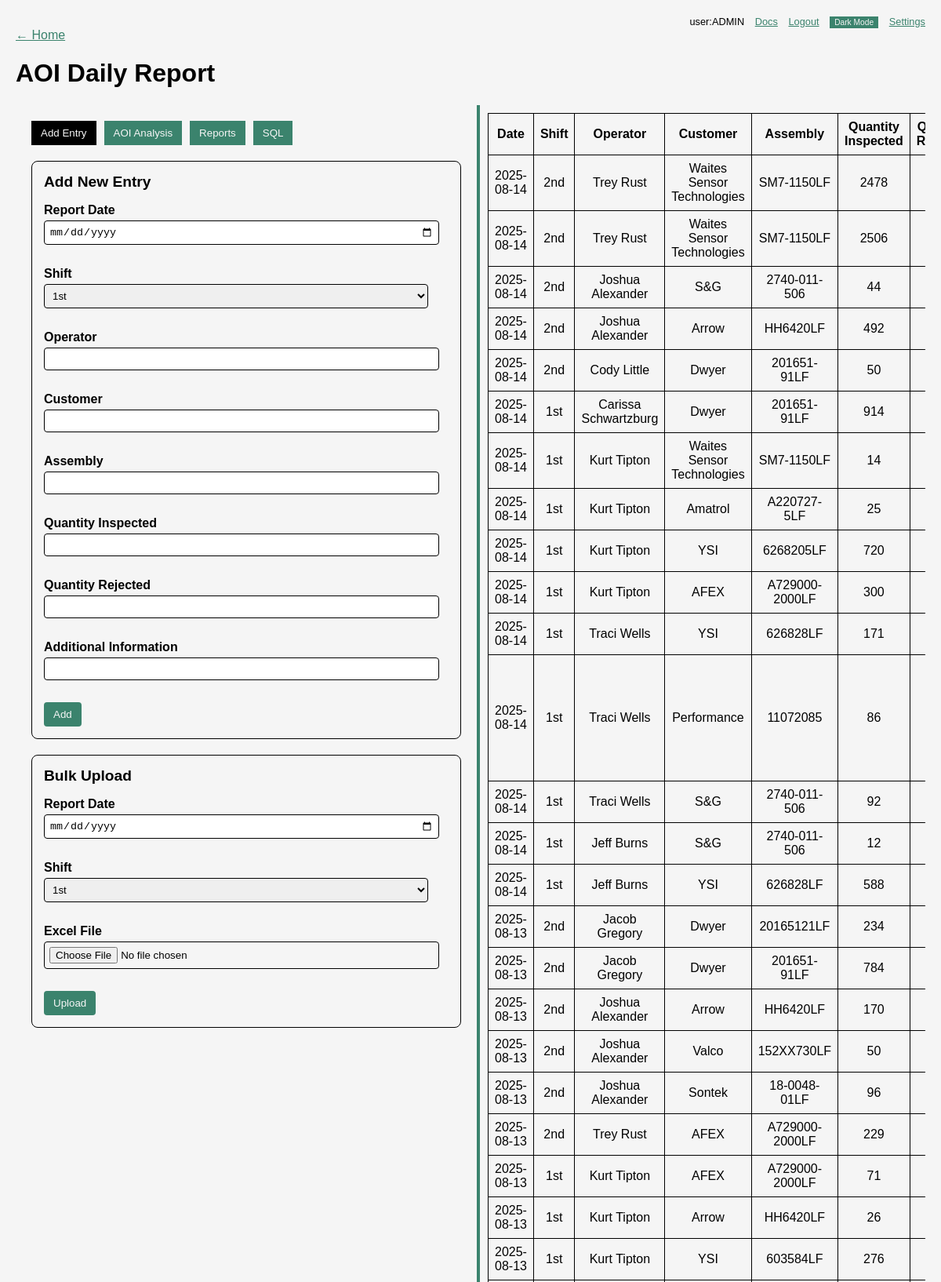
/aoi (signed in, upper part), run on the app's committed database.
### tables this page shows
CREATE TABLE users (
            id INTEGER PRIMARY KEY AUTOINCREMENT,
            username TEXT UNIQUE,
            password TEXT,
            part_markings INTEGER DEFAULT 0,
            aoi INTEGER DEFAULT 0,
            analysis INTEGER DEFAULT 0,
            dashboard INTEGER DEFAULT 0,
            is_admin INTEGER DEFAULT 0
        , c_suite INTEGER DEFAULT 0, reports INTEGER DEFAULT 0);

CREATE TABLE aoi_reports (
            id INTEGER PRIMARY KEY AUTOINCREMENT,
            report_date TEXT,
            shift TEXT,
            operator TEXT,
            customer TEXT,
            assembly TEXT,
            qty_inspected INTEGER,
            qty_rejected INTEGER,
            additional_info TEXT
        );

### run.py (the view, shortened to what this page needs)
@app.route('/aoi', methods=['GET', 'POST'])
@login_required
def aoi_report():
    conn = get_db()
    start = request.args.get('start')
    end = request.args.get('end')
    customer = request.args.get('customer')
    shift_filter = request.args.get('shift')
    operator_filter = request.args.get('operator')
    assembly_filter = request.args.get('assembly')
    where = 'WHERE 1=1'
    params = []
    if start:
        where += ' AND report_date >= ?'
        params.append(start)
    if end:
        where += ' AND report_date <= ?'
        params.append(end)
    if customer:
        where += ' AND customer = ?'
        params.append(customer)
    if shift_filter:
        where += ' AND shift = ?'
        params.append(shift_filter)
    if operator_filter:
        where += ' AND operator = ?'
        params.append(operator_filter)
    if assembly_filter:
        where += ' AND assembly = ?'
        params.append(assembly_filter)
    rows = conn.execute(
        f'SELECT * FROM aoi_reports {where} ORDER BY report_date DESC, id DESC',
        params,
    ).fetchall()
    op_rows = conn.execute(
        f'SELECT operator, SUM(qty_inspected) AS inspected, SUM(qty_rejected) AS rejected '
        f'FROM aoi_reports {where} GROUP BY operator ORDER BY inspected DESC',
        params,
    ).fetchall()
    asm_rows = conn.execute(
        f'SELECT assembly, SUM(qty_inspected) AS inspected, SUM(qty_rejected) AS rejected '
        f'FROM aoi_reports {where} GROUP BY assembly ORDER BY inspected DESC',
        params,
    ).fetchall()
    shift_rows = conn.execute(
        f'SELECT report_date, shift, SUM(qty_inspected) AS inspected, '
        f'SUM(qty_rejected) AS rejected FROM aoi_reports {where} '
        f'GROUP BY report_date, shift ORDER BY report_date, shift',
        params,
    ).fetchall()
    cust_rows = conn.execute(
        f'SELECT customer, SUM(qty_rejected)*1.0/SUM(qty_inspected) AS rate '
        f'FROM aoi_reports {where} GROUP BY customer ORDER BY customer',
        params,
    ).fetchall()
    yield_rows = conn.execute(
        f'SELECT report_date, 1 - SUM(qty_rejected)*1.0/SUM(qty_inspected) AS yield '
        f'FROM aoi_reports {where} GROUP BY report_date ORDER BY report_date',
        params,
    ).fetchall()
    customer_opts = [r['customer'] for r in conn.execute('SELECT DISTINCT customer FROM aoi_reports ORDER BY customer').fetchall()]
    shift_opts = [r['shift'] for r in conn.execute('SELECT DISTINCT shift FROM aoi_reports ORDER BY shift').fetchall()]
    operator_opts = [r['operator'] for r in conn.execute('SELECT DISTINCT operator FROM aoi_reports ORDER BY operator').fetchall()]
    assembly_opts = [r['assembly'] for r in conn.execute('SELECT DISTINCT assembly FROM aoi_reports ORDER BY assembly').fetchall()]
    conn.close()
    operators = []
    for r in op_rows:
        inspected = r['inspected'] or 0
        rejected = r['rejected'] or 0
        yield_rate = 1 - (rejected / inspected) if inspected else 0
        operators.append({
            'operator': r['operator'],
            'inspected': inspected,
            'rejected': rejected,
            'yield': yield_rate,
        })
    assemblies = []
    for r in asm_rows:
        inspected = r['inspected'] or 0
        rejected = r['rejected'] or 0
        yield_rate = 1 - (rejected / inspected) if inspected else 0
        assemblies.append({
            'assembly': r['assembly'],
            'inspected': inspected,
            'rejected': rejected,
            'yield': yield_rate,
        })
    shift_totals = [
        {
            'report_date': r['report_date'],
            'shift': r['shift'],
            'inspected': r['inspected'] or 0,
            'rejected': r['rejected'] or 0,
        }
        for r in shift_rows
    ]
    customer_rates = [
        {
            'customer': r['customer'],
            'rate': r['rate'] or 0,
        }
        for r in cust_rows
    ]
    yield_series = [
        {
            'report_date': r['report_date'],
            'yield': r['yield'] or 0,
        }
        for r in yield_rows
    ]
    return render_template(
        'aoi.html',
        records=rows,
        operators=operators,
        assemblies=assemblies,
        shift_totals=shift_totals,
        customer_rates=customer_rates,
        yield_series=yield_series,
        customers=customer_opts,
        shifts=shift_opts,
        operator_opts=operator_opts,
        assembly_opts=assembly_opts,
        start=start,
        end=end,
        selected_customer=customer,
        selected_shift=shift_filter,
        selected_operator=operator_filter,
        selected_assembly=assembly_filter,
    )

### run.py (called while the page is built, shortened)
def get_db():
    conn = sqlite3.connect(DATABASE)
    conn.row_factory = sqlite3.Row
    return conn

def login_required(f):
    @wraps(f)
    def decorated(*args, **kwargs):
        if not session.get('user'):
            return redirect(url_for('login'))
        return f(*args, **kwargs)
    return decorated

@app.context_processor
def inject_globals():
    user = session.get('user')
    perms = {}
    is_admin = False
    if user:
        conn = get_db()
        row = conn.execute(
            'SELECT part_markings, aoi, analysis, dashboard, reports, is_admin, c_suite FROM users WHERE username = ?',
            (user,),
        ).fetchone()
        conn.close()
        if row:
            is_admin = bool(row['is_admin'] or row['c_suite'])
            if is_admin:
                perms = {
                    'part_markings': True,
                    'aoi': True,
                    'analysis': True,
                    'dashboard': True,
                    'reports': True,
                }
    return dict(current_user=user, permissions=perms, is_admin=is_admin)

### templates/aoi.html (shortened to what this page needs)
{% extends 'base.html' %}
{% block head_extra %}
  <link rel="stylesheet" href="https://cdn.datatables.net/1.13.4/css/jquery.dataTables.min.css">
{% endblock %}
{% block content %}
  <a href="/">← Home</a>
  <h1>AOI Daily Report</h1>
  <div id="container">
    <div id="aoi-actions">
      <nav class="tab-nav">
        <button class="tab-link active" data-tab="add-entry">Add Entry</button>
        <button class="tab-link" data-tab="analysis">AOI Analysis</button>
        <button class="tab-link" data-tab="reports">Reports</button>
        <button class="tab-link" data-tab="sql">SQL</button>
      </nav>
      <div id="add-entry" class="tab-content active">
        <div class="action-panel">
          {% if is_admin or permissions['aoi'] %}
          <div class="action-card">
            <h2>Add New Entry</h2>
            <form method="post">
              <label>Report Date
                <input type="date" name="report_date" required>
              </label><br>
              <label>Shift
                <select name="shift" required>
                  <option value="1st">1st</option>
                </select>
              </label><br>
              <label>Operator
                <input type="text" name="operator" required>
              </label><br>
              <label>Customer
                <input type="text" name="customer">
              </label><br>
              <label>Assembly
                <input type="text" name="assembly">
              </label><br>
              <label>Quantity Inspected
                <input type="number" name="qty_inspected" min="0">
              </label><br>
              <label>Quantity Rejected
                <input type="number" name="qty_rejected" min="0">
              </label><br>
              <label>Additional Information
                <input type="text" name="additional_info">
              </label><br>
              <button type="submit">Add</button>
            </form>
          </div>
          <div class="action-card">
            <h2>Bulk Upload</h2>
            <form method="post" enctype="multipart/form-data">
              <label>Report Date
                <input type="date" name="report_date" required>
              </label><br>
              <label>Shift
                <select name="shift" required>
                  <option value="1st">1st</option>
                </select>
              </label><br>
              <label>Excel File
                <input type="file" name="excel_file" accept=".xls,.xlsx" required>
              </label><br>
              <button type="submit">Upload</button>
            </form>
          </div>
          {% endif %}
        </div>
      </div>
    </div>
    <div id="divider"></div>
    <div id="aoi-table">
      <table>
        <thead>
          <tr>
            <th>Date</th>
            <th>Shift</th>
            <th>Operator</th>
            <th>Customer</th>
            <th>Assembly</th>
            <th>Quantity Inspected</th>
            <th>Quantity Rejected</th>
          </tr>
        </thead>
        <tbody>
          {% for r in records %}
          <tr data-id="{{ r['id'] }}">
            <td>{{ r['report_date'] }}</td>
            <td>{{ r['shift'] }}</td>
            <td>{{ r['operator'] }}</td>
            <td>{{ r['customer'] }}</td>
            <td>{{ r['assembly'] }}</td>
            <td>{{ r['qty_inspected'] }}</td>
            <td>{{ r['qty_rejected'] }}</td>
          </tr>
          {% endfor %}
        </tbody>
      </table>
    </div>
  </div>
{% endblock %}

### templates/base.html (shortened to what this page needs)
<!doctype html>
<html lang="en">
<head>
  <link rel="stylesheet" href="/static/css/style.css">
  {% block head_extra %}{% endblock %}
</head>
<body data-admin="{{ 'true' if is_admin else 'false' }}">
  {% if current_user %}
  <div class="topbar">
    <span class="user-label">user:{{ current_user }}</span>
    <a href="{{ url_for('docs') }}">Docs</a>
    <a href="{{ url_for('logout') }}">Logout</a>
    <button id="theme-toggle" type="button">Dark Mode</button>
    {% if is_admin %}
      <a href="{{ url_for('settings') }}">Settings</a>
    {% endif %}
  </div>
  {% endif %}
  {% block content %}{% endblock %}
</body>
</html>

### static/css/style.css (style rules this page uses)
:root { --color-black: #000000; --color-white: #f5f5f5; --color-accent: #3b836d; }
body { font-family: Arial, sans-serif; margin: 20px; background: var(--color-white); color: var(--color-black); }
h1, p { color: var(--color-black); }
a { color: var(--color-accent); }
.topbar { text-align: right; color: var(--color-black); font-size: 0.8em; }
.topbar a { margin-left: 10px; color: var(--color-accent); }
.topbar button { margin-left: 10px; font-size: 0.8em; background: var(--color-accent); color: var(--color-white); border: none; padding: 2px 6px; cursor: pointer; }
#container { display:flex; height:80vh; margin-top:20px; }
#analysis-actions, #markings-actions, #aoi-actions, #stencil-actions { flex:1; padding:20px; overflow:auto; }
#divider { width:4px; background:var(--color-accent); cursor:col-resize; }
#moat-table, #markings-table, #aoi-table, #stencil-table { flex:1; padding:10px; overflow:auto; }
table { width:100%; border-collapse:collapse; }
table thead th { position: sticky; top: 0; background: var(--color-white); z-index: 1; }
.action-panel { display: flex; flex-direction: column; gap: 20px; }
.action-card { background: var(--color-white); border: 1px solid var(--color-black); border-radius: 8px; padding: 15px; }
.action-card h2 { margin-top: 0; font-size: 1.2em; }
.action-card label { display: block; margin-top: 10px; font-weight: bold; }
.action-card input[type="text"], .action-card input[type="number"], .action-card input[type="date"], .action-card input[type="file"], .action-card input[type="password"], .action-card select { width: 95%; padding: 6px; margin-top: 4px; border: 1px solid var(--color-black); border-radius: 4px; }
.action-card button { margin-top: 10px; padding: 8px 12px; border: none; background: var(--color-accent); color: var(--color-white); border-radius: 4px; cursor: pointer; }
.tab-nav { display: flex; gap: 10px; margin-bottom: 20px; }
.tab-nav button { background: var(--color-accent); color: var(--color-white); border: none; padding: 8px 12px; cursor: pointer; }
.tab-nav button.active { background: var(--color-black); color: var(--color-white); }
.tab-content { display: none; }
.tab-content.active { display: block; }

### data on the page
users: username "ADMIN"
aoi_reports: report_date "2025-08-14", shift "2nd", operator "Trey Rust", customer "Waites Sensor Technologies", assembly "SM7-1150LF", qty_inspected "2478"
aoi_reports: report_date "2025-08-14", shift "2nd", operator "Trey Rust", customer "Waites Sensor Technologies", assembly "SM7-1150LF", qty_inspected "2506"
aoi_reports: report_date "2025-08-14", shift "2nd", operator "Joshua Alexander", customer "S&G", assembly "2740-011-506", qty_inspected "44"
aoi_reports: report_date "2025-08-14", shift "2nd", operator "Joshua Alexander", customer "Arrow", assembly "HH6420LF", qty_inspected "492"
aoi_reports: report_date "2025-08-14", shift "2nd", operator "Cody Little", customer "Dwyer", assembly "201651-91LF", qty_inspected "50"
aoi_reports: report_date "2025-08-14", shift "1st", operator "Carissa Schwartzburg", customer "Dwyer", assembly "201651-91LF", qty_inspected "914"
aoi_reports: report_date "2025-08-14", shift "1st", operator "Kurt Tipton", customer "Waites Sensor Technologies", assembly "SM7-1150LF", qty_inspected "14"
aoi_reports: report_date "2025-08-14", shift "1st", operator "Kurt Tipton", customer "Amatrol", assembly "A220727-5LF", qty_inspected "25"
aoi_reports: report_date "2025-08-14", shift "1st", operator "Kurt Tipton", customer "YSI", assembly "6268205LF", qty_inspected "720"
aoi_reports: report_date "2025-08-14", shift "1st", operator "Kurt Tipton", customer "AFEX", assembly "A729000-2000LF", qty_inspected "300"
aoi_reports: report_date "2025-08-14", shift "1st", operator "Traci Wells", customer "YSI", assembly "626828LF", qty_inspected "171"
aoi_reports: report_date "2025-08-14", shift "1st", operator "Traci Wells", customer "Performance", assembly "11072085", qty_inspected "86"
aoi_reports: report_date "2025-08-14", shift "1st", operator "Traci Wells", customer "S&G", assembly "2740-011-506", qty_inspected "92"
aoi_reports: report_date "2025-08-14", shift "1st", operator "Jeff Burns", customer "S&G", assembly "2740-011-506", qty_inspected "12"
aoi_reports: report_date "2025-08-14", shift "1st", operator "Jeff Burns", customer "YSI", assembly "626828LF", qty_inspected "588"
aoi_reports: report_date "2025-08-13", shift "2nd", operator "Jacob Gregory", customer "Dwyer", assembly "20165121LF", qty_inspected "234"
aoi_reports: report_date "2025-08-13", shift "2nd", operator "Jacob Gregory", customer "Dwyer", assembly "201651-91LF", qty_inspected "784"
aoi_reports: report_date "2025-08-13", shift "2nd", operator "Joshua Alexander", customer "Arrow", assembly "HH6420LF", qty_inspected "170"
aoi_reports: report_date "2025-08-13", shift "2nd", operator "Joshua Alexander", customer "Valco", assembly "152XX730LF", qty_inspected "50"
aoi_reports: report_date "2025-08-13", shift "2nd", operator "Joshua Alexander", customer "Sontek", assembly "18-0048-01LF", qty_inspected "96"
aoi_reports: report_date "2025-08-13", shift "2nd", operator "Trey Rust", customer "AFEX", assembly "A729000-2000LF", qty_inspected "229"
aoi_reports: report_date "2025-08-13", shift "1st", operator "Kurt Tipton", customer "AFEX", assembly "A729000-2000LF", qty_inspected "71"
aoi_reports: report_date "2025-08-13", shift "1st", operator "Kurt Tipton", customer "Arrow", assembly "HH6420LF", qty_inspected "26"
aoi_reports: report_date "2025-08-13", shift "1st", operator "Kurt Tipton", customer "YSI", assembly "603584LF", qty_inspected "276"
